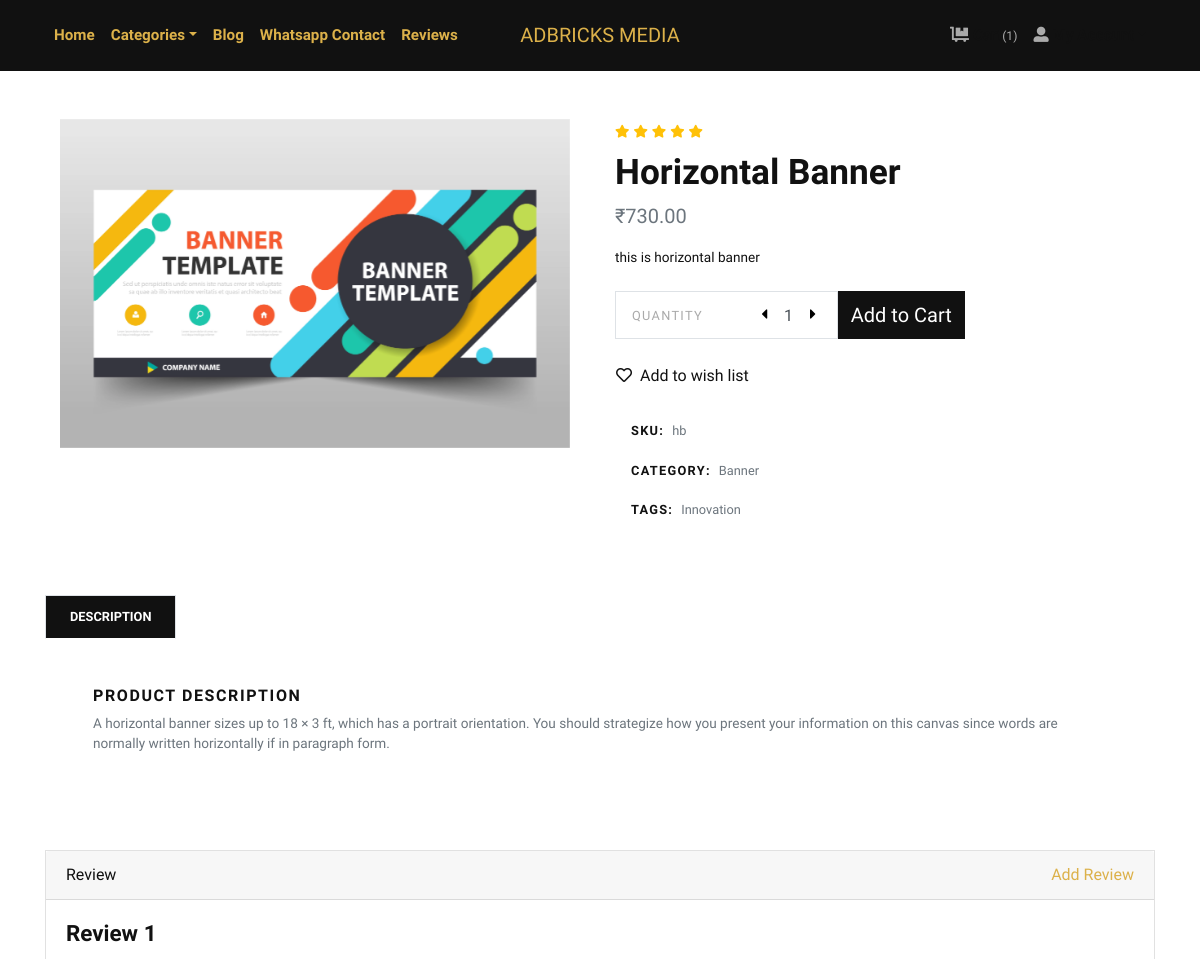
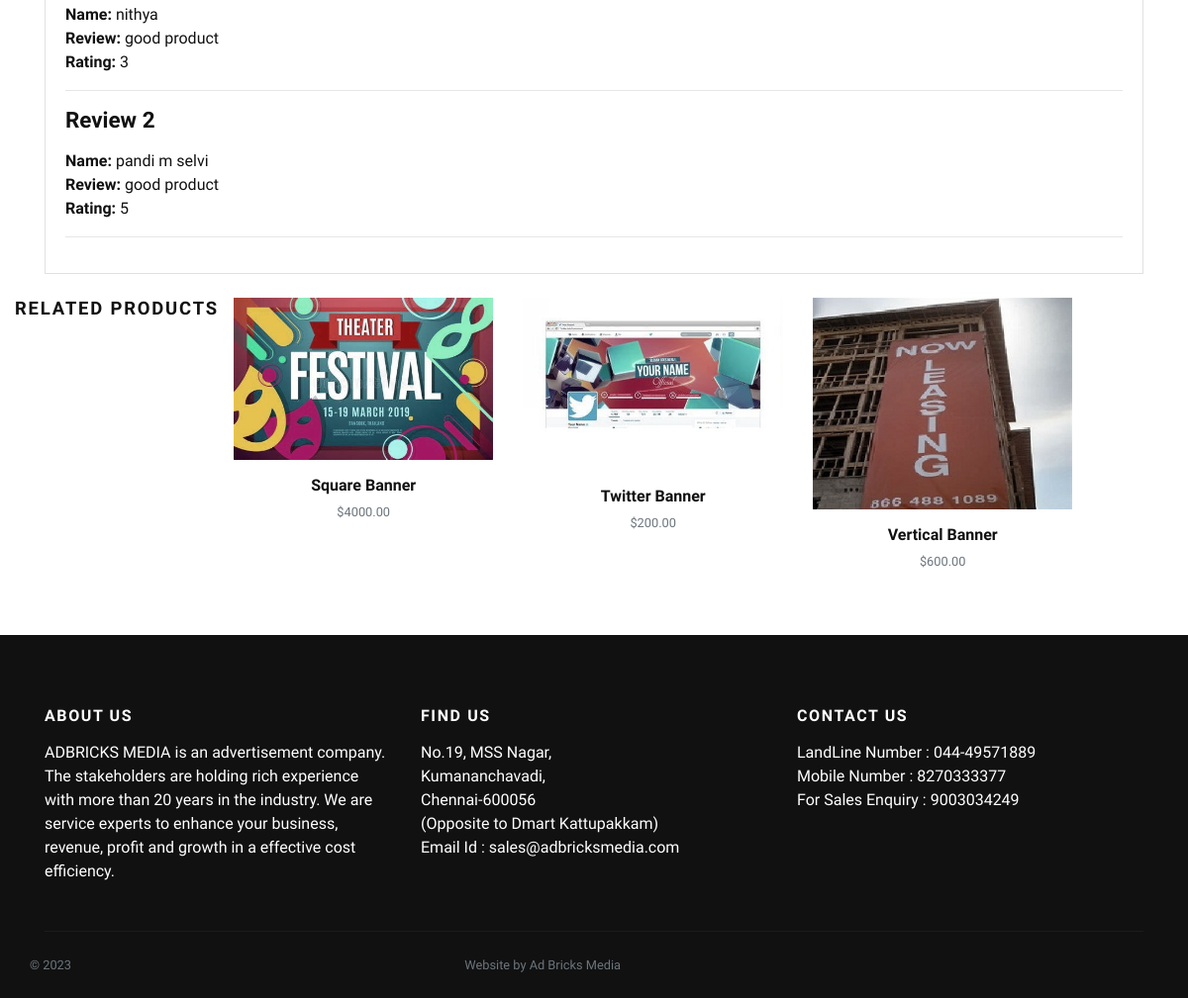
Screenshot of /product/horizontal-banner/ (signed in) with the database file from the repository (2 pictures, top to bottom).
### store/models.py (models this page shows, shortened)
class Product(models.Model):
    title = models.CharField(max_length=150, verbose_name="Product Title")
    slug = models.SlugField(max_length=160, verbose_name="Product Slug")
    sku = models.CharField(max_length=255, unique=True, verbose_name="Unique Product ID (SKU)")
    short_description = models.TextField(verbose_name="Short Description")
    detail_description = models.TextField(blank=True, null=True, verbose_name="Detail Description")
    product_image = models.ImageField(upload_to='product', blank=True, null=True, verbose_name="Product Image")
    price = models.DecimalField(max_digits=8, decimal_places=2)
    category = models.ForeignKey(Category, verbose_name="Product Categoy", on_delete=models.CASCADE)
    is_active = models.BooleanField(verbose_name="Is Active?")
    is_featured = models.BooleanField(verbose_name="Is Featured?")
    created_at = models.DateTimeField(auto_now_add=True, verbose_name="Created Date")
    updated_at = models.DateTimeField(auto_now=True, verbose_name="Updated Date")
    class Meta:
        verbose_name_plural = 'Products'
        ordering = ('-created_at', )

class Category(models.Model):
    title = models.CharField(max_length=50, verbose_name="Category Title")
    slug = models.SlugField(max_length=55, verbose_name="Category Slug")
    description = models.TextField(blank=True, verbose_name="Category Description")
    category_image = models.ImageField(upload_to='category', blank=True, null=True, verbose_name="Category Image")
    is_active = models.BooleanField(verbose_name="Is Active?")
    is_featured = models.BooleanField(verbose_name="Is Featured?")
    created_at = models.DateTimeField(auto_now_add=True, verbose_name="Created Date")
    updated_at = models.DateTimeField(auto_now=True, verbose_name="Updated Date")
    class Meta:
        verbose_name_plural = 'Categories'
        ordering = ('-created_at', )
    def __str__(self):
        return self.title

class Review(models.Model):
    user = models.ForeignKey(User, verbose_name="User", on_delete=models.CASCADE)
    name = models.CharField(max_length=150, verbose_name="Name")
    review = models.CharField(max_length=150, verbose_name="Review")
    rating = models.CharField(max_length=150, verbose_name="Rating")

### store/views.py (the view)
# urls.py: path('product/<slug:slug>/', views.detail, name="product-detail"),
def detail(request, slug):
    reviewes = Review.objects.filter(user=request.user)
    product = get_object_or_404(Product, slug=slug)
    related_products = Product.objects.exclude(id=product.id).filter(is_active=True, category=product.category)
    context = {
        'product': product,
        'related_products': related_products,
	'reviewes': reviewes,
    }
    return render(request, 'store/detail.html', context)

### store/context_preprocessors.py (called while the page is built)
def store_menu(request):
    categories = Category.objects.filter(is_active=True)
    context = {
        'categories_menu': categories,
    }
    return context

def cart_menu(request):
    if request.user.is_authenticated:
        cart_items= Cart.objects.filter(user=request.user)
        context = {
            'cart_items': cart_items,
        }
    else:
        context = {}
    return context

### templates/store/detail.html (shortened to what this page needs)
{% extends 'base.html' %}
{% load static %}
    {% block content %}
      <section class="py-5">
        <div class="container">
          <div class="row mb-5">
            <div class="col-lg-6">
              <div class="row m-sm-0">
                <div class="col-sm-12 order-1 order-sm-2">
                  <div class="owl-carousel product-slider" data-slider-id="1">
                    {% if product.product_image %}
                      <a class="d-block" href="{{product.product_image.url}}" data-lightbox="product" title="{{product.title}}"><img class="img-fluid" src="{{product.product_image.url}}" alt="{{product.title}}"></a>
                      {% else %}
                      <a class="d-block" href="{% static 'img/product-detail-1.jpg' %}" data-lightbox="product" title="{{product.title}}"><img class="img-fluid" src="{% static 'img/product-detail-1.jpg' %}" alt="{{product.title}}"></a>
                    {% endif %}
                  </div>
                </div>
              </div>
            </div>
            <div class="col-lg-6">
              <ul class="list-inline mb-2">
                <li class="list-inline-item m-0"><i class="fas fa-star small text-warning"></i></li>
                <li class="list-inline-item m-0"><i class="fas fa-star small text-warning"></i></li>
                <li class="list-inline-item m-0"><i class="fas fa-star small text-warning"></i></li>
                <li class="list-inline-item m-0"><i class="fas fa-star small text-warning"></i></li>
                <li class="list-inline-item m-0"><i class="fas fa-star small text-warning"></i></li>
              </ul>
              <h1>{{product.title}}</h1>
              <p class="text-muted lead">₹{{product.price}}</p>
              <p class="text-small mb-4">{{product.short_description}}</p>
              <div class="row align-items-stretch mb-4">
                <div class="col-sm-5 pr-sm-0">
                  <div class="border d-flex align-items-center justify-content-between py-1 px-3 bg-white border-white"><span class="small text-uppercase text-gray mr-4 no-select">Quantity</span>
                    <div class="quantity">
                      <button class="dec-btn p-0"><i class="fas fa-caret-left"></i></button>
                      <input name="quantity" class="form-control border-0 shadow-0 p-0" type="text" value="1">
                      <button class="inc-btn p-0"><i class="fas fa-caret-right"></i></button>
                    </div>
                  </div>
                </div>
                <div class="col-sm-3 pl-sm-0">
                  <form action="{% url 'store:add-to-cart' %}">
                    <button type="submit" class="btn btn-dark btn-lg btn-block h-100 d-flex align-items-center justify-content-center px-0">Add to Cart</button>
                  </form>
                </div>
              </div><a class="btn btn-link text-dark p-0 mb-4" href="#"><i class="far fa-heart mr-2"></i>Add to wish list</a><br>
              <ul class="list-unstyled small d-inline-block">
                <li class="px-3 py-2 mb-1 bg-white"><strong class="text-uppercase">SKU:</strong><span class="ml-2 text-muted">{{product.sku}}</span></li>
                <li class="px-3 py-2 mb-1 bg-white text-muted"><strong class="text-uppercase text-dark">Category:</strong><a class="reset-anchor ml-2" href="{% url 'store:category-products' product.category.slug %}">{{product.category}}</a></li>
                <li class="px-3 py-2 mb-1 bg-white text-muted"><strong class="text-uppercase text-dark">Tags:</strong><a class="reset-anchor ml-2" href="#">Innovation</a></li>
              </ul>
            </div>
          </div>
          <ul class="nav nav-tabs border-0" id="myTab" role="tablist">
            <li class="nav-item"><a class="nav-link active" id="description-tab" data-toggle="tab" href="#description" role="tab" aria-controls="description" aria-selected="true">Description</a></li>
          </ul>
          <div class="tab-content mb-5" id="myTabContent">
            <div class="tab-pane fade show active" id="description" role="tabpanel" aria-labelledby="description-tab">
              <div class="p-4 p-lg-5 bg-white">
                <h6 class="text-uppercase">Product description </h6>
                <p class="text-muted text-small mb-0">{{product.detail_description}}</p>
              </div>
            </div>
          </div>
        <div class="row">
         <div class="col-lg-12">
            <div class="card mb-4" id="headings">
              <div class="card-header">Review <span class="float-right"><a href="{% url 'store:review' %}">Add Review</a></span></div>
              <div class="card-body">
                {% if reviewes %}
                    {% for review in reviewes %}
                        <h4 class="mb-3">Review {{forloop.counter}}</h4>
                        <p>
                            <strong>Name: </strong>{{review.name}} <br>
                            <strong>Review: </strong>{{review.review}} <br>
                            <strong>Rating: </strong>{{review.rating}} <br>
                        </p>
                        <hr>
                    {% endfor %}
                {% else %}
                <div class="text-danger">
                  Review not Added.
                </div>
                {% endif %}
              </div>
            </div>
          </div>
          <div class="row">
	   <h2 class="h5 text-uppercase mb-4">Related products</h2>
            {% if related_products %}
              {% for rp in related_products %}
                <div class="col-lg-3 col-sm-6">
                  <div class="product text-center skel-loader">
                    <div class="d-block mb-3 position-relative">
                      <a class="d-block" href="{% url 'store:product-detail' rp.slug %}">
                        {% if rp.product_image %}
                          <img class="img-fluid w-100" src="{{rp.product_image.url}}" alt="{{rp.title}}">
                        {% else %}
                        <img class="img-fluid w-100" src="{% static 'img/product-1.jpg' %}" alt="{{rp.title}}">
                        {% endif %}
                      </a>
                    </div>
                    <h6> <a class="reset-anchor" href="{% url 'store:product-detail' rp.slug %}">{{rp.title}}</a></h6>
                    <p class="small text-muted">${{rp.price}}</p>
                  </div>
                </div>
              {% endfor %}
            {% endif %}
          </div>
        </div>
      </section>
      {% endblock content %}

### ecomm/static/css/style.default.css (style rules this page uses)
.text-small { font-size: 0.85rem !important; }
.text-gray { color: #aaa !important; }
strong { font-weight: 700; }
.product img { -webkit-filter: grayscale(40%); filter: grayscale(40%); transition: all 0.3s; }
.quantity { display: -ms-flexbox; display: flex; -ms-flex-align: center; align-items: center; font-family: inherit; }
.quantity input { width: 2rem; text-align: center; }
.quantity button { background: none; border: none; width: 1rem; outline: none; }
.text-uppercase { text-transform: uppercase; letter-spacing: 0.1em; }
.border { border: 1px solid #dee2e6 !important; }
.shadow-0 { box-shadow: none !important; }
.reset-anchor { color: inherit; transition: all 0.3s; }
.no-select { cursor: default; -webkit-user-select: none; -moz-user-select: none; -ms-user-select: none; user-select: none; }
.btn { font-weight: 400; border: 1px solid transparent; font-family: inherit; padding: 0.375rem 1.5rem; font-size: 1rem; line-height: 1.5; border-radius: 0; transition: color 0.15s ease-in-out, background-color 0.15s ease-in-out, border-color 0.15s ease-in-out, box-shadow 0.15s ease-in-out; }
.btn-link { font-weight: 400; color: #dcb14a; }
.btn-dark { color: #fff; background-color: #111111; border-color: #111111; }
.btn-lg { padding: 0.5rem 1rem; font-size: 1.25rem; line-height: 1.5; border-radius: 0; }
body { font-family: "Libre Franklin", sans-serif; font-size: 1rem; font-weight: 400; line-height: 1.5; color: #111111; background-color: #fff; }
a { color: #dcb14a; text-decoration: none; }
h1, h2, h3, h4, h5, h6, .h1, .h2, .h3, .h4, .h5, .h6 { margin-bottom: 0.5rem; font-family: inherit; font-weight: 900; line-height: 1.2; color: inherit; }
h1, .h1 { font-size: 2.2rem; }
h2, .h2 { font-size: 1.9rem; }
h4, .h4 { font-size: 1.4rem; }
h5, .h5 { font-size: 1.15rem; }
h6, .h6 { font-size: 1rem; }
.lead { font-size: 1.25rem; font-weight: 300; }
hr { border-top: 1px solid rgba(17, 17, 17, 0.1); }
small, .small { font-size: 80%; font-weight: 400; }
.text-warning { color: #ffc107 !important; }
.text-dark { color: #111111 !important; }
.form-control { padding: 0.375rem 0.75rem; font-size: 1rem; line-height: 1.5; color: #495057; background-color: #fff; border: 1px solid #ced4da; border-radius: 0; transition: border-color 0.15s ease-in-out, box-shadow 0.15s ease-in-out; }
.form-control::placeholder { color: #adb5bd; font-size: 0.85rem; font-weight: 400; }
.nav-link { padding: 0.5rem 1rem; }
.nav-tabs .nav-item { margin-bottom: -1px; }
.nav-tabs .nav-link { border: 1px solid transparent; font-family: inherit; color: #111111; text-transform: uppercase; font-size: 0.8rem; transition: all 0.3s; font-weight: 700; padding: 0.7rem 1.5rem; background: #fff; border-top-left-radius: 0; border-top-right-radius: 0; }
.nav-tabs .nav-link.active, .nav-tabs .nav-link:hover, .nav-tabs .nav-item.show .nav-link { background: #111111; background-color: #111111; color: #fff; }
.card { background-color: #fff; border: 1px solid rgba(17, 17, 17, 0.125); border-radius: 0; }
.card-body { padding: 1.25rem; }
.card-header { padding: 0.75rem 1.25rem; background-color: rgba(17, 17, 17, 0.03); border-bottom: 1px solid rgba(17, 17, 17, 0.125); }
.card-header:first-child { border-radius: calc(0 - 1px) calc(0 - 1px) 0 0; }

### rows the page displays
Product: product_image (picture), title "Horizontal Banner", price "730.00", short_description "this is horizontal banner", sku "hb", category "Banner", detail_description "A horizontal banner sizes up to 18 × 3 ft, which has a portrait orientation. You should strategize how you present your information on this canvas since words are normally written horizontally if in paragraph form."
Review: name "nithya", review "good product", rating "3"
Review: name "pandi m selvi", review "good product", rating "5"
Product: product_image (picture), title "Square Banner", price "4000.00"
Product: product_image (picture), title "Twitter Banner", price "200.00"
Product: product_image (picture), title "Vertical Banner", price "600.00"

### other values shown
{{ cart_items.count }} "1"
